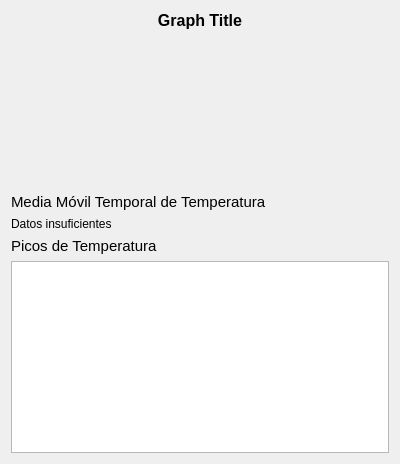
<?xml version="1.0" encoding="UTF-8"?>
<ui version="4.0">
 <class>Grafico_Temp</class>
 <widget class="QWidget" name="Grafico_Temp">
  <property name="geometry">
   <rect>
    <x>0</x>
    <y>0</y>
    <width>400</width>
    <height>464</height>
   </rect>
  </property>
  <property name="windowTitle">
   <string>Graph</string>
  </property>
  <layout class="QVBoxLayout" name="verticalLayout">
   <item>
    <widget class="QLabel" name="title">
     <property name="sizePolicy">
      <sizepolicy hsizetype="Preferred" vsizetype="Maximum">
       <horstretch>0</horstretch>
       <verstretch>0</verstretch>
      </sizepolicy>
     </property>
     <property name="font">
      <font>
       <pointsize>12</pointsize>
       <bold>true</bold>
      </font>
     </property>
     <property name="text">
      <string>Graph Title</string>
     </property>
     <property name="alignment">
      <set>Qt::AlignmentFlag::AlignBottom|Qt::AlignmentFlag::AlignHCenter</set>
     </property>
    </widget>
   </item>
   <item>
    <widget class="QWidget" name="GraphSpace" native="true">
     <property name="sizePolicy">
      <sizepolicy hsizetype="Preferred" vsizetype="Preferred">
       <horstretch>0</horstretch>
       <verstretch>0</verstretch>
      </sizepolicy>
     </property>
     <property name="maximumSize">
      <size>
       <width>16777215</width>
       <height>16777215</height>
      </size>
     </property>
     <property name="baseSize">
      <size>
       <width>0</width>
       <height>0</height>
      </size>
     </property>
     <layout class="QGridLayout" name="graph_layout"/>
    </widget>
   </item>
   <item>
    <widget class="QLabel" name="label_seccion_media">
     <property name="sizePolicy">
      <sizepolicy hsizetype="Preferred" vsizetype="Maximum">
       <horstretch>0</horstretch>
       <verstretch>0</verstretch>
      </sizepolicy>
     </property>
     <property name="font">
      <font>
       <pointsize>11</pointsize>
      </font>
     </property>
     <property name="text">
      <string>Media Móvil Temporal de Temperatura</string>
     </property>
    </widget>
   </item>
   <item>
    <widget class="QLabel" name="label_media_2">
     <property name="sizePolicy">
      <sizepolicy hsizetype="Preferred" vsizetype="Maximum">
       <horstretch>0</horstretch>
       <verstretch>0</verstretch>
      </sizepolicy>
     </property>
     <property name="text">
      <string>Datos insuficientes</string>
     </property>
    </widget>
   </item>
   <item>
    <widget class="QLabel" name="label_seccion_picos">
     <property name="sizePolicy">
      <sizepolicy hsizetype="Preferred" vsizetype="Maximum">
       <horstretch>0</horstretch>
       <verstretch>0</verstretch>
      </sizepolicy>
     </property>
     <property name="font">
      <font>
       <pointsize>11</pointsize>
      </font>
     </property>
     <property name="text">
      <string>Picos de Temperatura</string>
     </property>
    </widget>
   </item>
   <item>
    <widget class="QTableWidget" name="tableWidget_picos">
     <property name="sizePolicy">
      <sizepolicy hsizetype="Expanding" vsizetype="Preferred">
       <horstretch>0</horstretch>
       <verstretch>0</verstretch>
      </sizepolicy>
     </property>
    </widget>
   </item>
  </layout>
 </widget>
 <resources/>
 <connections/>
</ui>
